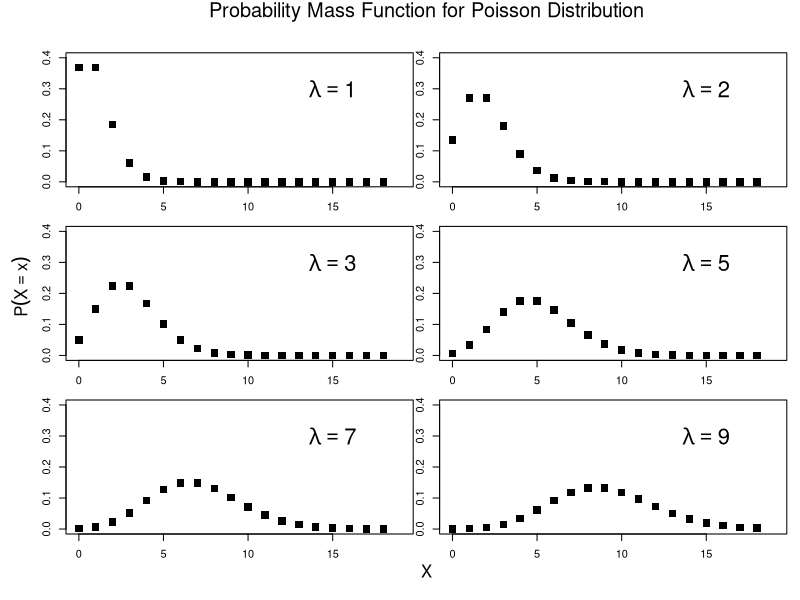
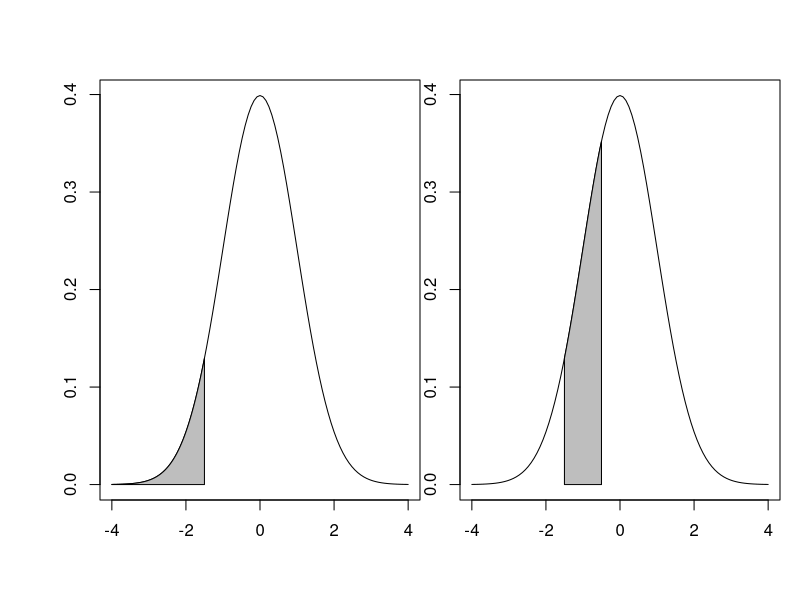

Generate these figures, in order, with R:
## ---- chunk 1
par(mfrow=c(3,2),mar=c(1,1,2,1),oma=c(4,4,2,0))
for (i in c(1,2,3,5,7,9)){
    curve(dpois(x,lambda=i),from=0,to=18,n=19,type="p",pch=15,cex=1.5,xlim=c(0,19),ylim=c(0,0.4),xlab="",ylab="")
    text(x=15,y=0.3,substitute(lambda==x,list(x=i)),cex=2)}
mtext("Probability Mass Function for Poisson Distribution", line = 0.5,outer=TRUE, cex = 1.2)
mtext(expression(P(X==x)),side=2,line=1.5,outer=TRUE)
mtext("X",side=1,line=1.5,outer=TRUE)
## ---- chunk 2
par(mfrow=c(1,2))
          curve(dnorm(x,mean=0,sd=1),from=-4,to=4,ylab="Density",xlab="x")
               x=seq(-4,-1.5,length=100)
               y=dnorm(x)
               polygon(c(-4,x,-1.5),c(0,y,0),col="gray")
          curve(dnorm(x,mean=0,sd=1),from=-4,to=4,ylab="Density",xlab="x")
               x=seq(-1.5,-0.5,length=100)
               y=dnorm(x)
               polygon(c(-1.5,x,-0.5),c(0,y,0),col="gray")
